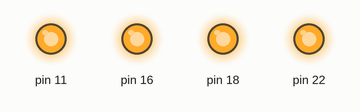
Recording of a program running on a simulated Raspberry Pi (header pin numbers). On the bench: output pins drawn as LEDs (lit = HIGH). At 0.0 s the program stops and its outputs stay as they are.

Above: at 0.1 s.
Timing chart, 0 to 1.5 s (numbered marks = the images above):
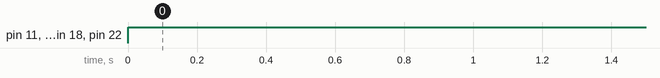

Measured:
- by itself, pin 11, pin 16, pin 18, pin 22: LOW → HIGH at 0.00 s

The program:

relay_off.py
```python
#!/usr/bin/python

# Import the required module.
import RPi.GPIO as GPIO

GPIO.setwarnings(False)

# Set the mode of numbering the pins.
GPIO.setmode(GPIO.BOARD)

GPIO.setup(11, GPIO.OUT)
GPIO.setup(16, GPIO.OUT)
GPIO.setup(18, GPIO.OUT)
GPIO.setup(22, GPIO.OUT)


GPIO.output( 11, True)
GPIO.output( 16, True)
GPIO.output( 18, True)
GPIO.output( 22, True)
```
